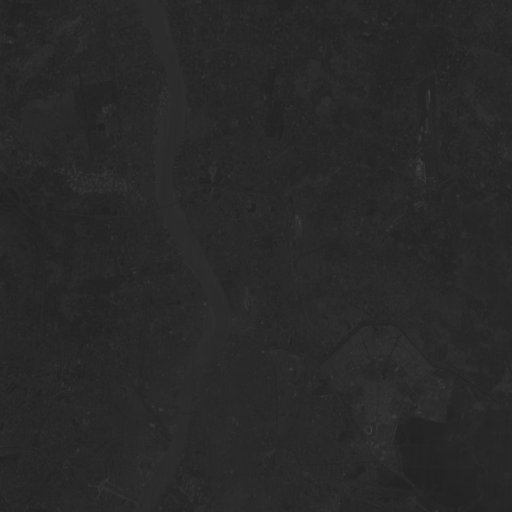
%> input picture AI Assignment_FaceRecog/band1.gif, 512 x 512 px; the run also reads 3 pictures not shown here
$ octave bayes_my_implem.m   (GNU Octave 9; MATLAB toolbox functions it lacks are replaced by stand-ins)
%> lines starting %> are read from the running program, lines starting %| are printed output that depends on the picture; in (x1, y1, x2, y2) boxes, pixels count from 0 and x2, y2 are one past the last pixel; in counts of white or black regions, pixels touching at a corner belong together; the program's own positions count from 1
xRiver = [139 151 156 166 161 169 167 175 170 175 171 180 168 159 163 168 164 159 169 166 159 166 167 177 212 200 209 196 221 147 166 178 182 183 187];
yRiver = [4 11 19 33 31 62 92 88 79 97 104 108 118 137 126 112 136 148 152 161 153 178 194 221 296 264 283 265 303 507 479 444 425 409 386];

xNonRiver = [20 25 52 60 96 111 63 117 128 125 135 127 137 122 132 121 119 143 135 139 139 26 21 12 141 146 124 13 102,49];
yNonRiver = [20 9 9 16 20 16 44 55 65 63 62 131 125 158 168 181 205 223 215 210 208 227 220 231 220 190 245 216 222,213];

RBand = imread('band1.gif');
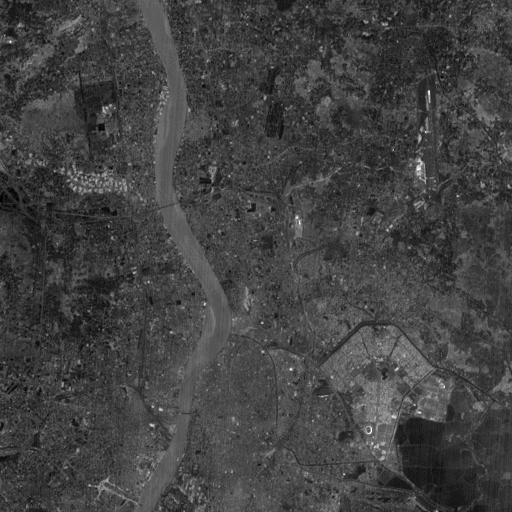
%> RBand: size 512x512 uint8; min 0, max 33, mean 8.6; drawn with min black and max white
GBand = imread('band2.gif');
%> GBand: size 512x512 uint8; min 0, max 35, mean 9.7
BBand = imread('band3.gif');
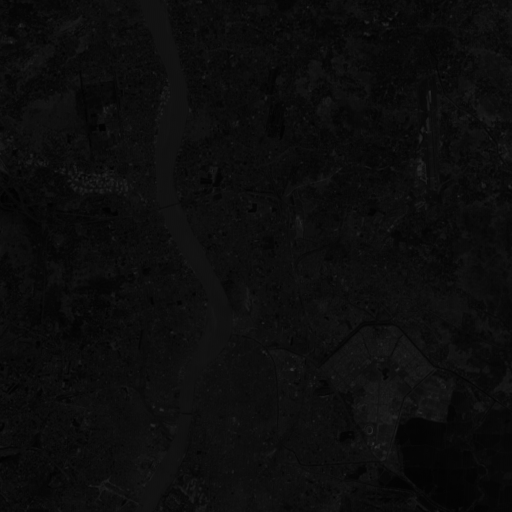
%> BBand: size 512x512 uint8; min 0, max 48, mean 12.6
IBand = imread('band4.gif');
%> IBand: size 512x512 uint8; min 0, max 63, mean 19.6

rBandRiver = [];    rBandNonRiver = [];
gBandRiver = [];    gBandNonRiver = [];
bBandRiver = [];    bBandNonRiver = [];
iBandRiver = [];    iBandNonRiver = [];

for i=1:size(xRiver, 2)
   rBandRiver = [rBandRiver RBand(xRiver(i), yRiver(i))];
   gBandRiver = [gBandRiver GBand(xRiver(i), yRiver(i))];
   bBandRiver = [bBandRiver BBand(xRiver(i), yRiver(i))];
   iBandRiver = [iBandRiver IBand(xRiver(i), yRiver(i))];
end
%> this loop made 35 passes
%> (rBandRiver, gBandRiver, bBandRiver, iBandRiver) on passes 1 to 4: (6, 9, 12, 17), ([6 11], [9 11], [12 13], [17 20]), ([6 11 11], [9 11 13], [12 13 17], [17 20 29]), ([6 11 11 7], [9 11 13 9], [12 13 17 11], [17 20 29 21])
%> after the loop, bBandRiver = 35 values, max 23 at index 5, min 4 at index 24, mean 13.74; gBandRiver = 35 values, max 17 at index 5, min 3 at index 16, mean 10.51; iBandRiver = 35 values, max 30 at index 5, min 6 at index 24, mean 19.94; rBandRiver = 35 values, max 18 at index 33, min 3 at index 16, mean 9.43

for i=1:size(xNonRiver, 2)
   rBandNonRiver = [rBandNonRiver, RBand(xNonRiver(i), yNonRiver(i))];
   gBandNonRiver = [gBandNonRiver, GBand(xNonRiver(i), yNonRiver(i))];
   bBandNonRiver = [bBandNonRiver, BBand(xNonRiver(i), yNonRiver(i))];
   iBandNonRiver = [iBandNonRiver, IBand(xNonRiver(i), yNonRiver(i))];
end
%> this loop made 30 passes
%> (rBandNonRiver, gBandNonRiver, bBandNonRiver, iBandNonRiver) on passes 1 to 5: (7, 8, 7, 20), ([7 5], [8 8], [7 12], [20 17]), ([7 5 7], [8 8 10], [7 12 12], [20 17 25]), ([7 5 7 9], [8 8 10 10], [7 12 12 12], [20 17 25 27]), ([7 5 7 9 6], [8 8 10 10 9], [7 12 12 12 12], [20 17 25 27 22])
%> after the loop, bBandNonRiver = 30 values, max 21 at index 12, min 5 at index 26, mean 12.67; gBandNonRiver = 30 values, max 15 at index 12, min 5 at index 19, mean 9.83; iBandNonRiver = 30 values, max 33 at index 22, min 7 at index 16, mean 20.87; rBandNonRiver = 30 values, max 14 at index 15, min 3 at index 19, mean 8.33


mean_River = [mean(rBandRiver) mean(gBandRiver) mean(bBandRiver) mean(iBandRiver)];
%> mean_River = [9.43 10.51 13.74 19.94]

mean_NonRiver = [mean(rBandNonRiver) mean(gBandNonRiver) mean(bBandNonRiver) mean(iBandNonRiver)];
%> mean_NonRiver = [8.33 9.83 12.67 20.87]

River_RGBI = [rBandRiver; gBandRiver; bBandRiver; iBandRiver]';
%> River_RGBI = 35 rows, first 8: [6 9 12 17; 11 11 13 20; 11 13 17 29; 7 9 11 21; 16 17 23 30; 13 13 15 25; 7 9 12 18; 15 15 19 23]
NonRiver_RGBI = [rBandNonRiver; gBandNonRiver; bBandNonRiver; iBandNonRiver]';
%> NonRiver_RGBI = 30 rows, first 8: [7 8 7 20; 5 8 12 17; 7 10 12 25; 9 10 12 27; 6 9 12 22; 7 8 11 24; 9 11 16 28; 9 9 14 20]

cov_River = cov(single(River_RGBI));
%> cov_River = [9.61 7.86 11.03 8.73; 7.86 8.08 11.19 8.97; 11.03 11.19 18.9 13.75; 8.73 8.97 13.75 29.11]
cov_NonRiver = cov(single(NonRiver_RGBI));
%> cov_NonRiver = [7.4 6.85 8.84 1.8; 6.85 7.25 9.8 2.63; 8.84 9.8 15.95 5.78; 1.8 2.63 5.78 28.4]

inv_cov_River = inv(cov_River);
%> inv_cov_River = [0.512 -0.471 -0.0208 0.00135; -0.471 1.14 -0.377 -0.0319; -0.0208 -0.377 0.304 -0.0209; 0.00135 -0.0319 -0.0209 0.0537]
inv_cov_NonRiver = inv(cov_NonRiver);
%> inv_cov_NonRiver = [1.17 -1.35 0.174 0.0151; -1.35 2.39 -0.728 0.0121; 0.174 -0.728 0.424 -0.03; 0.0151 0.0121 -0.03 0.0392]

det_cov_River = det(cov_River);
%> det_cov_River = 997.4
det_cov_NonRiver = det(cov_NonRiver);
%> det_cov_NonRiver = 426.2

out_image = zeros(512);
P1 = 0.7; P2=0.3;
for i=1:512
   for j=1:512
       test_point = double([RBand(i, j) GBand(i, j) BBand(i, j) IBand(i, j)]);

       River_class = -0.5*((test_point - mean_River) * inv_cov_River * (test_point - mean_River)');
       NonRiver_class = -0.5*((test_point - mean_NonRiver) * inv_cov_NonRiver * (test_point - mean_NonRiver)');

       p1 = -(0.5)*(1/sqrt(det_cov_River))*exp(River_class);
       p2 = -(0.5)*(1/sqrt(det_cov_NonRiver))*exp(NonRiver_class);

       if(P1*p1 >= P2*p2)
           out_image(i, j) = 255;
       else
           out_image(i, j) = 0;
       end
   end
end
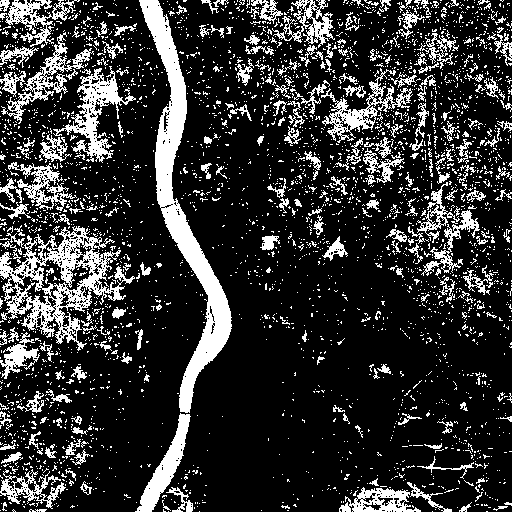
%> out_image: size 512x512 double; 20% white; 3373 white regions (3128 under 20 px), largest, box (x1, y1, x2, y2) and area: (139, 0, 232, 413) 8009, (0, 226, 135, 351) 5396, (53, 66, 136, 163) 2165
imshow(out_image);
